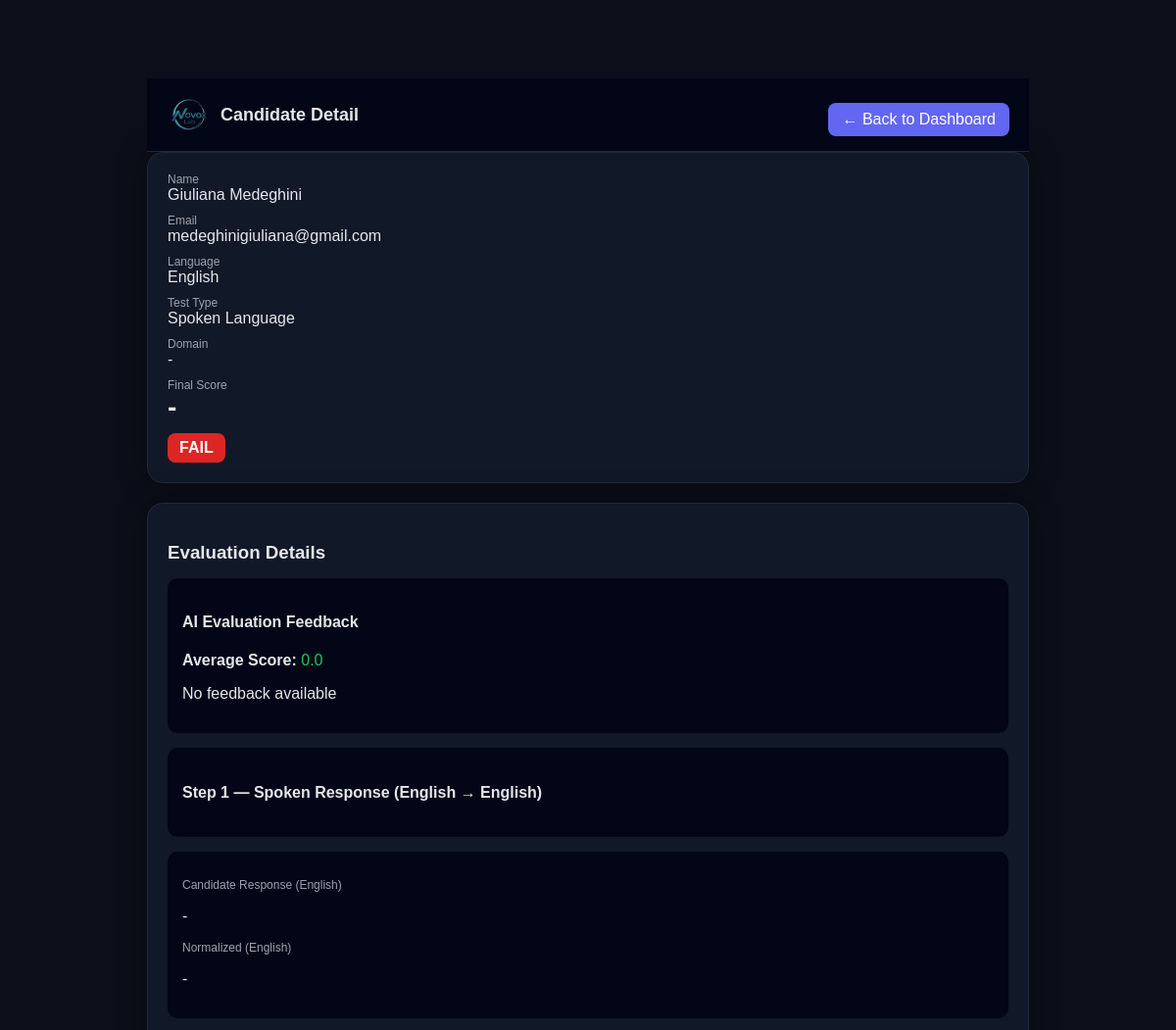
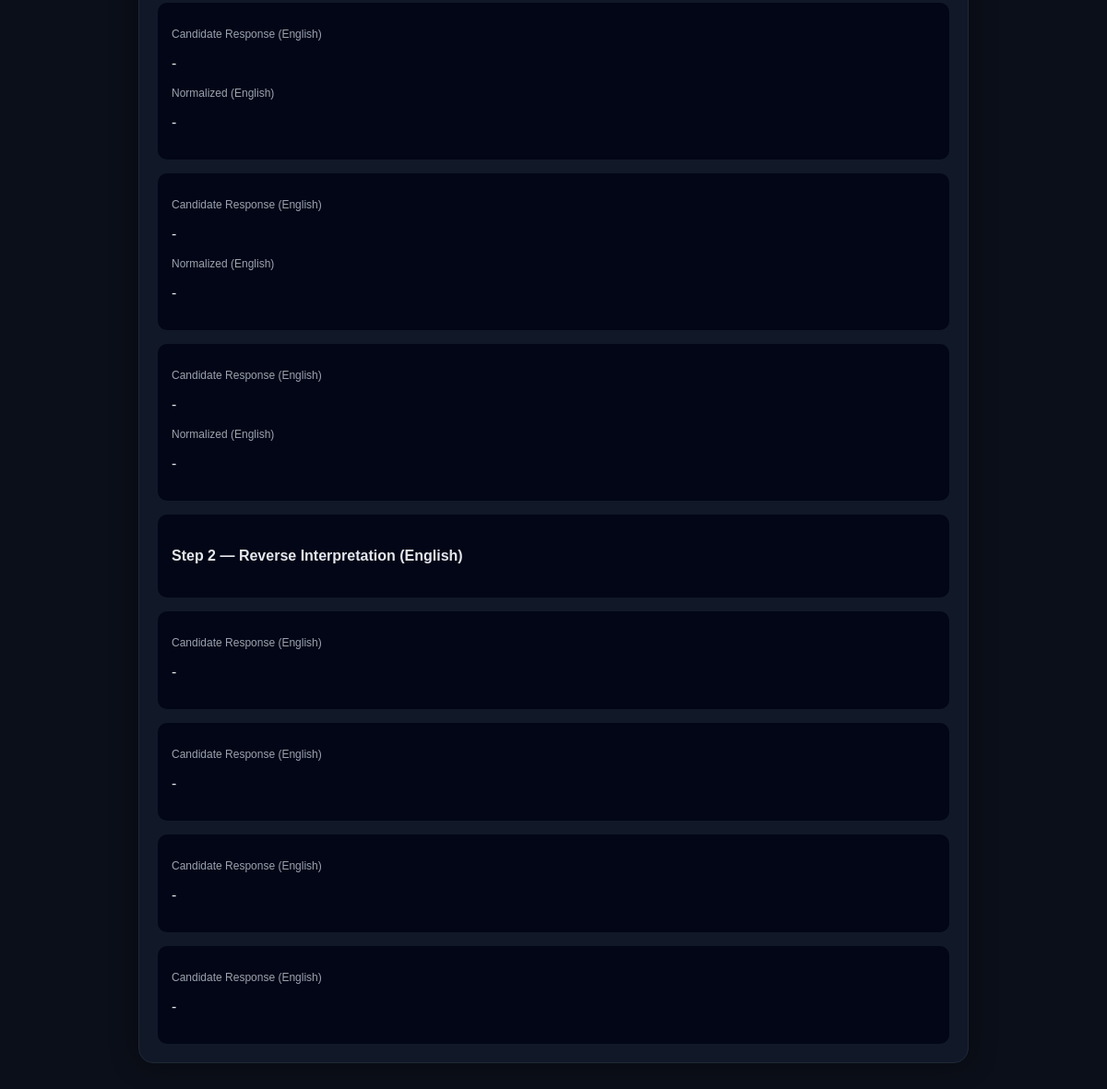
The page /result/23 on the database its author committed (2 pictures, top to bottom).
### tables this page shows
CREATE TABLE results (
        id INTEGER PRIMARY KEY AUTOINCREMENT,
        first_name TEXT,
        last_name TEXT,
        email TEXT,
        test_type TEXT,
        language TEXT,
        answer TEXT,

        translation_score TEXT,
        interpretation_score TEXT,
        status TEXT,

        audio1 TEXT,
        audio2 TEXT,
        audio3 TEXT,
        audio4 TEXT,

        transcription1 TEXT,
        transcription2 TEXT,
        transcription3 TEXT,
        transcription4 TEXT,

        created_at TEXT
    , editing_score TEXT, final_score REAL, post_edit_score TEXT, gleu_score REAL, bleu_score REAL, ter_score REAL, ai_component REAL, bleu_component REAL, ter_component REAL, t1_en TEXT, t2_en TEXT, t3_en TEXT, t4_en TEXT, flag TEXT, step1_original TEXT, step2_original TEXT, step1_answer TEXT, step2_answer TEXT, rev_transcription1 TEXT, rev_transcription2 TEXT, rev_transcription3 TEXT, rev_transcription4 TEXT, domain TEXT, terminology_results TEXT, rev_audio1 TEXT, rev_audio2 TEXT, rev_audio3 TEXT, rev_audio4 TEXT);

### app.py (the view)
@app.route("/result/<int:id>")
def result_detail(id):
    conn = sqlite3.connect(DB_PATH)
    conn.row_factory = sqlite3.Row
    c = conn.cursor()
    c.execute("SELECT * FROM results WHERE id = ?", (id,))
    result = c.fetchone()
    conn.close()
    if result["terminology_results"]:
        result = dict(result)
        result["terminology_results"] = json.loads(
            result["terminology_results"]
        )
    else:
        result = dict(result)
        result["terminology_results"] = []
    return render_template("result.html", r=result)

### templates/result.html (shortened to what this page needs)
<!DOCTYPE html>
<html>
<head>
</head>
<body>
<div class="container">
<div class="header">
  <div class="header-left">
    <img src="{{ url_for('static', filename='images/logo.png') }}">
    <span>Candidate Detail</span>
  </div>
  <a href="/dashboard" class="button">← Back to Dashboard</a>
</div>
<div class="card">
  <div class="label">Name</div>
  <div class="value">
  {{ (r.first_name or '') }} {{ (r.last_name or '') }}
  </div>
  <div class="label">Email</div>
  <div class="value">{{ r.email }}</div>
  <div class="label">Language</div>
  <div class="value">{{ r.language or "-" }}</div>
<div class="label">Test Type</div>
<div class="value">
  {% if r.test_type == "post_editing" %}
    Post-MT Editing
  {% elif r.test_type == "language_test" %}
    Spoken Language
  {% elif r.test_type == "terminology" %}
    Terminology
  {% else %}
    {{ r.test_type|replace("_", " ")|title }}
  {% endif %}
</div>
<div class="label">Domain</div>
<div class="value">
  {{ r.domain.replace("_", " ")|title if r.domain else "-" }}
</div>
  <div class="label">Final Score</div>
  <div class="score">{{ r.final_score or '-' }}</div>
  <div class="status
    {% if 'PASS' in r.status %}pass
    {% elif 'BORDERLINE' in r.status %}borderline
    {% else %}fail{% endif %}">
    {{ r.status }}
  </div>
</div>
<div class="card">
  <h3>Evaluation Details</h3>
{% if r.test_type == "language_test" %}
<div class="section">
  <h4>AI Evaluation Feedback</h4>
  <p>
    <strong>Average Score:</strong>
    <span style="color:#22c55e;">{{ r.final_score }}</span>
  </p>
  <pre>{{ r.interpretation_score or 'No feedback available' }}</pre>
</div>
<div class="section">
  <h4>Step 1 — Spoken Response ({{ r.language }} → English)</h4>
</div>
<div class="section">
  <p class="label">Candidate Response ({{ r.language }})</p>
  <pre>{{ r.transcription1 or '-' }}</pre>
  <p class="label">Normalized (English)</p>
  <pre>{{ r.t1_en or '-' }}</pre>
</div>
<div class="section">
  <p class="label">Candidate Response ({{ r.language }})</p>
  <pre>{{ r.transcription2 or '-' }}</pre>
  <p class="label">Normalized (English)</p>
  <pre>{{ r.t2_en or '-' }}</pre>
</div>
<div class="section">
  <p class="label">Candidate Response ({{ r.language }})</p>
  <pre>{{ r.transcription3 or '-' }}</pre>
  <p class="label">Normalized (English)</p>
  <pre>{{ r.t3_en or '-' }}</pre>
</div>
<div class="section">
  <p class="label">Candidate Response ({{ r.language }})</p>
  <pre>{{ r.transcription4 or '-' }}</pre>
  <p class="label">Normalized (English)</p>
  <pre>{{ r.t4_en or '-' }}</pre>
</div>
<div class="section">
  <h4>Step 2 — Reverse Interpretation (English)</h4>
</div>
<div class="section">
  <p class="label">Candidate Response (English)</p>
  <pre>{{ r.rev_transcription1 or '-' }}</pre>
</div>
<div class="section">
  <p class="label">Candidate Response (English)</p>
  <pre>{{ r.rev_transcription2 or '-' }}</pre>
</div>
<div class="section">
  <p class="label">Candidate Response (English)</p>
  <pre>{{ r.rev_transcription3 or '-' }}</pre>
</div>
<div class="section">
  <p class="label">Candidate Response (English)</p>
  <pre>{{ r.rev_transcription4 or '-' }}</pre>
</div>
{% endif %}
</div>
</body>
</html>

### templates/result.html (style rules this page uses)
body { background: #0b0f19; color: #e5e7eb; font-family: Arial; }
.container { max-width: 900px; margin: 80px auto 40px auto; }
.card { background: #111827; padding: 20px; border-radius: 16px; margin-bottom: 20px; box-shadow: 0 0 30px rgba(0,0,0,0.4); border: 1px solid #1f2937; }
h2, h3 { margin-bottom: 10px; }
.label { font-size: 12px; color: #9ca3af; }
.value { font-size: 16px; margin-bottom: 10px; }
.score { font-size: 28px; font-weight: bold; }
.status { display: inline-block; padding: 6px 12px; border-radius: 8px; font-size: 12px; margin-top: 10px; text-align: center; font-weight: bold; font-size: 16px; }
.fail { background:#dc2626; color:white; }
.section { margin-top: 15px; padding: 15px; background: #020617; border-radius: 10px; }
pre { white-space: pre-wrap; font-family: inherit; }
.button { background: #6366f1; color: white; padding: 8px 14px; border-radius: 8px; text-decoration: none; display: inline-block; margin-top: 10px; }
.header { position: sticky; top: 0; z-index: 1000; background: #020617; padding: 15px 20px; display: flex; justify-content: space-between; align-items: center; border-bottom: 1px solid #1f2937; }
.header-left { display: flex; align-items: center; gap: 10px; font-size: 18px; font-weight: bold; }
.header-left img { height: 40px; }
.button { background: #6366f1; color: white; padding: 8px 14px; border-radius: 8px; text-decoration: none; }

### rows shown on the page
results: first_name "Giuliana", last_name "Medeghini", email "medeghinigiuliana@gmail.com", language "English", final_score "-", status "FAIL", final_score "0.0", interpretation_score "No feedback available", transcription1 "-", t1_en "-", transcription2 "-", t2_en "-", transcription3 "-", t3_en "-", transcription4 "-", t4_en "-", rev_transcription1 "-", rev_transcription2 "-", rev_transcription3 "-", rev_transcription4 "-"

### other values the page prints
{{ r.domain.replace("_", " ")|title if r.domain else "-" }} "-"
